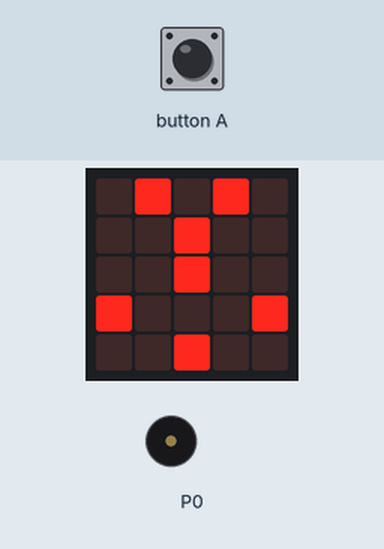
The program below on a simulated BBC micro:bit (MakeCode). Parts: the board's 5×5 LED display, buzzer (waves = sounding). The inputs (shaded band) are chosen by the test bench.

Above: at 1.2 s.
1.3 s: button A pressed for 0.15 s
At 2.1 s:
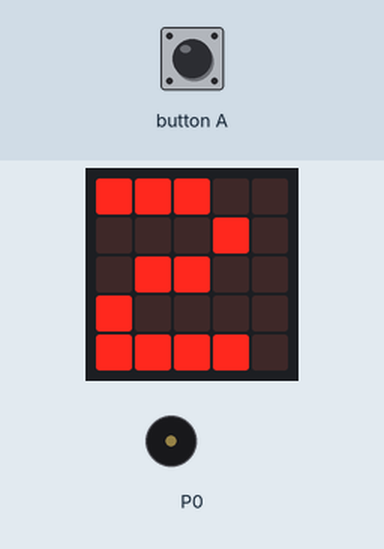
At 4.4 s:
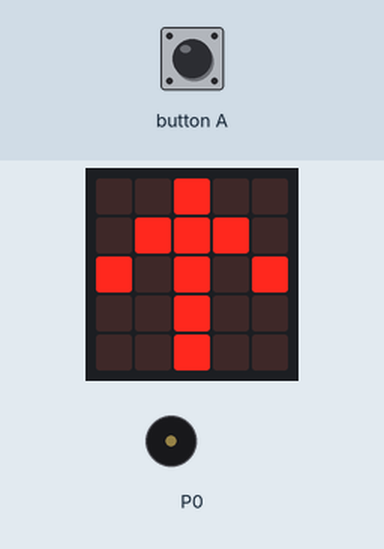
Timing chart, 0 to 5.9 s (numbered marks = the images above; inputs shaded):
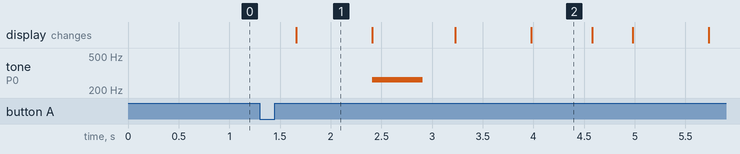

The program:

main.ts
```typescript
input.onButtonPressed(Button.A, function on_button_pressed_a() {
    basic.showString("" + ("" + "您好".length))
    music.play(music.tonePlayable(262, music.beat(BeatFraction.Whole)), music.PlaybackMode.UntilDone)
    basic.showNumber(0)
    basic.showArrow(ArrowNames.North)
    basic.clearScreen()
    images.iconImage(IconNames.Heart).showImage(1, 400)
    basic.showNumber(9)
    images.iconImage(IconNames.Yes).scrollImage(2, 200)
})
basic.forever(function on_forever() {
    basic.showLeds(`
        . # . # .
        . . # . .
        . . # . .
        # . . . #
        . . # . .
        `)
})
```

test.ts
```typescript
// 在此处测试；当此软件包作为插件使用时，将不会编译此软件包。
```

Measured:
- after the input at 1.3 s, tone on P0: silent → 262 Hz after 1.1 s, → silent 0.50 s later; the display: changes after 0.36 s (image 1)
- what the display in image 1 shows lasts 0.7 s, from 1.7 s to 2.4 s
- what the display in image 2 shows lasts 0.6 s, from 4.0 s to 4.6 s
